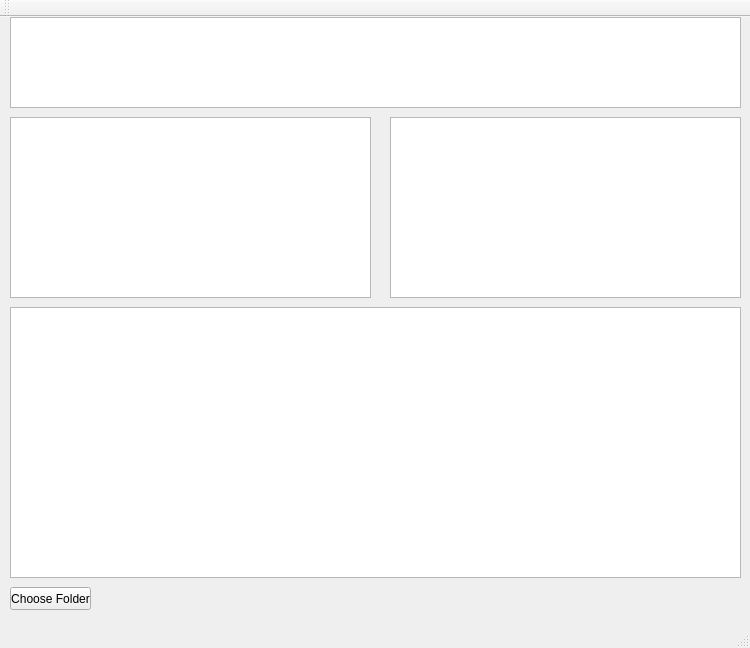
<?xml version="1.0" encoding="UTF-8"?>
<ui version="4.0">
 <class>MainWindow</class>
 <widget class="QMainWindow" name="MainWindow">
  <property name="geometry">
   <rect>
    <x>0</x>
    <y>0</y>
    <width>750</width>
    <height>648</height>
   </rect>
  </property>
  <property name="minimumSize">
   <size>
    <width>750</width>
    <height>648</height>
   </size>
  </property>
  <property name="maximumSize">
   <size>
    <width>750</width>
    <height>648</height>
   </size>
  </property>
  <property name="windowTitle">
   <string>MainWindow</string>
  </property>
  <widget class="QWidget" name="centralWidget">
   <widget class="QListView" name="LoadFuncView">
    <property name="geometry">
     <rect>
      <x>10</x>
      <y>100</y>
      <width>361</width>
      <height>181</height>
     </rect>
    </property>
   </widget>
   <widget class="QListView" name="FileListView">
    <property name="geometry">
     <rect>
      <x>10</x>
      <y>0</y>
      <width>731</width>
      <height>91</height>
     </rect>
    </property>
   </widget>
   <widget class="QListView" name="AppearencesListView">
    <property name="geometry">
     <rect>
      <x>390</x>
      <y>100</y>
      <width>351</width>
      <height>181</height>
     </rect>
    </property>
   </widget>
   <widget class="QListView" name="AppearencePropFuncListView">
    <property name="geometry">
     <rect>
      <x>10</x>
      <y>290</y>
      <width>731</width>
      <height>271</height>
     </rect>
    </property>
    <property name="alternatingRowColors">
     <bool>false</bool>
    </property>
    <property name="selectionMode">
     <enum>QAbstractItemView::MultiSelection</enum>
    </property>
    <property name="movement">
     <enum>QListView::Static</enum>
    </property>
   </widget>
   <widget class="QPushButton" name="ChooseFolderBtn">
    <property name="geometry">
     <rect>
      <x>10</x>
      <y>570</y>
      <width>81</width>
      <height>23</height>
     </rect>
    </property>
    <property name="text">
     <string>Choose Folder</string>
    </property>
   </widget>
  </widget>
  <widget class="QMenuBar" name="menuBar">
   <property name="geometry">
    <rect>
     <x>0</x>
     <y>0</y>
     <width>750</width>
     <height>21</height>
    </rect>
   </property>
  </widget>
  <widget class="QToolBar" name="mainToolBar">
   <attribute name="toolBarArea">
    <enum>TopToolBarArea</enum>
   </attribute>
   <attribute name="toolBarBreak">
    <bool>false</bool>
   </attribute>
  </widget>
  <widget class="QStatusBar" name="statusBar"/>
 </widget>
 <layoutdefault spacing="6" margin="11"/>
 <resources/>
 <connections/>
</ui>
